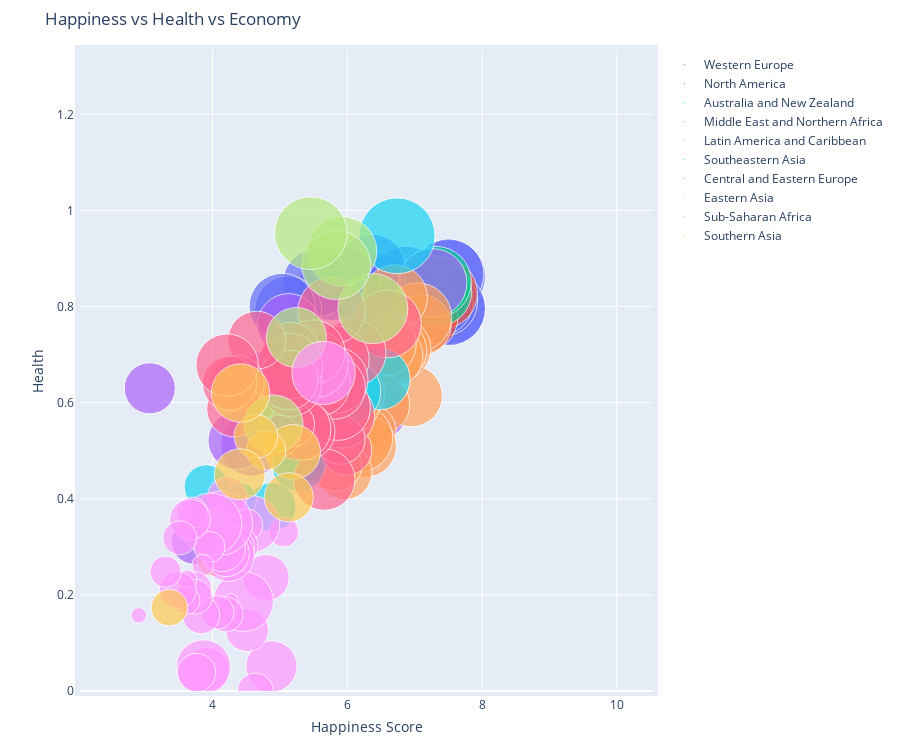

The cell this chart's notebook holds for it:
### Code cell
figure=bubbleplot(dataset=data_2016, x_column='Happiness Score',y_column='Health (Life Expectancy)',x_title='Happiness Score',y_title='Health',bubble_column='Country',size_column='Economy (GDP per Capita)',color_column='Region',title='Happiness vs Health vs Economy',x_logscale=False,scale_bubble=1,height=750)
py.iplot(figure)

### Figure 1 — Plotly figure (JSON) as saved in the notebook; plotly's stock layout.template omitted (floating-point values rounded to 4 significant figures)
{"data": [{"marker": {"size": [1.442, 1.527, 1.427, 1.577, 1.406, 1.465, 1.452, 1.45, 1.448, 1.425, 1.483, 1.698, 1.403, 1.308, 1.395, 1.343, 1.355, 1.311, 1.319, 1.276, 1.249], "sizemode": "area", "sizeref": 0.0005701}, "mode": "markers", "name": "Western Europe", "text": ["Denmark", "Switzerland", "Iceland", "Norway", "Finland", "Netherlands", "Sweden", "Austria", "Germany", "Belgium", "Ireland", "Luxembourg", "United Kingdom", "Malta", "France", "Spain", "Italy", "North Cyprus", "Cyprus", "Portugal", "Greece"], "type": "scatter", "x": [7.526, 7.509, 7.501, 7.498, 7.413, 7.339, 7.291, 7.119, 6.994, 6.929, 6.907, 6.871, 6.725, 6.488, 6.478, 6.361, 5.977, 5.771, 5.546, 5.123, 5.033], "y": [0.795, 0.863, 0.8673, 0.7958, 0.8109, 0.8123, 0.8312, 0.8056, 0.8149, 0.8196, 0.8145, 0.8454, 0.8099, 0.8032, 0.8379, 0.879, 0.851, 0.8414, 0.8488, 0.7936, 0.8003]}, {"marker": {"size": [1.44, 1.508], "sizemode": "area", "sizeref": 0.0005701}, "mode": "markers", "name": "North America", "text": ["Canada", "United States"], "type": "scatter", "x": [7.404, 7.104], "y": [0.8276, 0.779]}, {"marker": {"size": [1.361, 1.444], "sizemode": "area", "sizeref": 0.0005701}, "mode": "markers", "name": "Australia and New Zealand", "text": ["New Zealand", "Australia"], "type": "scatter", "x": [7.334, 7.313], "y": [0.831, 0.8512]}, {"marker": {"size": [1.338, 1.574, 1.49, 1.824, 1.053, 1.617, 1.44, 1.067, 1.165, 0.9967, 0.8406, 1.123, 0.9772, 1.118, 0.6702, 1.075, 0.9539, 0.5794, 0.7472], "sizemode": "area", "sizeref": 0.0005701}, "mode": "markers", "name": "Middle East and Northern Africa", "text": ["Israel", "United Arab Emirates", "Saudi Arabia", "Qatar", "Algeria", "Kuwait", "Bahrain", "Libya", "Turkey", "Jordan", "Morocco", "Lebanon", "Tunisia", "Iran", "Palestinian Territories", "Iraq", "Egypt", "Yemen", "Syria"], "type": "scatter", "x": [7.267, 6.573, 6.379, 6.375, 6.355, 6.239, 6.218, 5.615, 5.389, 5.303, 5.151, 5.129, 5.045, 4.813, 4.754, 4.575, 4.362, 3.724, 3.069], "y": [0.8492, 0.7299, 0.5927, 0.7172, 0.618, 0.6357, 0.657, 0.523, 0.6472, 0.6071, 0.5947, 0.7617, 0.5958, 0.6423, 0.5684, 0.5108, 0.5212, 0.3105, 0.6299]}, {"marker": {"size": [1.069, 1.359, 1.088, 1.115, 1.217, 1.183, 1.151, 1.182, 1.03, 0.8345, 1.097, 1.326, 1.134, 0.8737, 0.6938, 0.9731, 0.8762, 0.7942, 0.996, 0.8937, 0.8933, 1.028, 0.6943, 0.341], "sizemode": "area", "sizeref": 0.0005701}, "mode": "markers", "name": "Latin America and Caribbean", "text": ["Costa Rica", "Puerto Rico", "Brazil", "Mexico", "Chile", "Panama", "Argentina", "Uruguay", "Colombia", "Guatemala", "Suriname", "Trinidad and Tobago", "Venezuela", "El Salvador", "Nicaragua", "Ecuador", "Belize", "Bolivia", "Peru", "Paraguay", "Jamaica", "Dominican Republic", "Honduras", "Haiti"], "type": "scatter", "x": [7.087, 7.039, 6.952, 6.778, 6.705, 6.701, 6.65, 6.545, 6.481, 6.324, 6.269, 6.168, 6.084, 6.068, 5.992, 5.976, 5.956, 5.822, 5.743, 5.538, 5.51, 5.155, 4.871, 4.028], "y": [0.7615, 0.7776, 0.6141, 0.7114, 0.8188, 0.7084, 0.6971, 0.7218, 0.5966, 0.5404, 0.5093, 0.5261, 0.619, 0.596, 0.6521, 0.6861, 0.4557, 0.4697, 0.6299, 0.5829, 0.5947, 0.5767, 0.5838, 0.2749]}, {"marker": {"size": [1.646, 1.089, 1.251, 0.951, 0.8122, 0.7404, 0.6804, 0.3411, 0.556], "sizemode": "area", "sizeref": 0.0005701}, "mode": "markers", "name": "Southeastern Asia", "text": ["Singapore", "Thailand", "Malaysia", "Indonesia", "Philippines", "Vietnam", "Laos", "Myanmar", "Cambodia"], "type": "scatter", "x": [6.739, 6.474, 6.005, 5.314, 5.279, 5.061, 4.876, 4.395, 3.907], "y": [0.9472, 0.6492, 0.6237, 0.4937, 0.4704, 0.6616, 0.3829, 0.3988, 0.4249]}, {"marker": {"size": [1.309, 1.28, 0.7359, 1.229, 0.6918, 1.232, 1.246, 1.269, 1.131, 1.299, 1.08, 1.218, 1.17, 1.28, 1.186, 0.9014, 1.124, 0.5604, 1.034, 0.9338, 1.078, 1.241, 1.019, 0.4884, 0.9553, 0.8609, 0.8729, 0.8379, 1.113], "sizemode": "area", "sizeref": 0.0005701}, "mode": "markers", "name": "Central and Eastern Europe", "text": ["Czech Republic", "Slovakia", "Uzbekistan", "Kazakhstan", "Moldova", "Russia", "Poland", "Lithuania", "Belarus", "Slovenia", "Turkmenistan", "Latvia", "Romania", "Estonia", "Croatia", "Kosovo", "Azerbaijan", "Kyrgyzstan", "Serbia", "Bosnia and Herzegovina", "Montenegro", "Hungary", "Macedonia", "Tajikistan", "Albania", "Armenia", "Ukraine", "Georgia", "Bulgaria"], "type": "scatter", "x": [6.596, 6.078, 5.987, 5.919, 5.897, 5.856, 5.835, 5.813, 5.802, 5.768, 5.658, 5.56, 5.528, 5.517, 5.488, 5.401, 5.291, 5.185, 5.177, 5.163, 5.161, 5.145, 5.121, 4.996, 4.655, 4.36, 4.324, 4.252, 4.217], "y": [0.7638, 0.7037, 0.5016, 0.5739, 0.5231, 0.5899, 0.6906, 0.6467, 0.631, 0.7915, 0.4401, 0.6395, 0.676, 0.681, 0.7052, 0.54, 0.545, 0.5545, 0.6458, 0.7077, 0.6353, 0.6761, 0.6474, 0.5312, 0.7301, 0.6408, 0.5863, 0.6403, 0.6781]}, {"marker": {"size": [1.397, 1.38, 1.359, 1.511, 1.028, 0.9885], "sizemode": "area", "sizeref": 0.0005701}, "mode": "markers", "name": "Eastern Asia", "text": ["Taiwan", "Japan", "South Korea", "Hong Kong", "China", "Mongolia"], "type": "scatter", "x": [6.379, 5.921, 5.835, 5.458, 5.245, 4.907], "y": [0.7956, 0.9149, 0.8864, 0.9528, 0.7356, 0.5547]}, {"marker": {"size": [1.144, 0, 0.2556, 0.7522, 0.612, 0.3649, 0.9329, 0.525, 0.2928, 1.024, 0.5227, 0.6311, 0.05661, 0.7711, 0.4431, 0.6139, 0.3504, 0.08709, 0.6307, 1.159, 0.3129, 1.094, 0.2751, 0.5551, 0.8473, 0.1327, 0.3939, 0.4221, 0.32, 0.3472, 0.2795, 0.4716, 0.1071, 0.2241, 0.3285, 0.395, 0.2812, 0.06831], "sizemode": "area", "sizeref": 0.0005701}, "mode": "markers", "name": "Sub-Saharan Africa", "text": ["Mauritius", "Somalia", "Somaliland Region", "Nigeria", "Zambia", "Sierra Leone", "Namibia", "Cameroon", "Ethiopia", "South Africa", "Kenya", "Ghana", "Congo (Kinshasa)", "Congo (Brazzaville)", "Senegal", "Mauritania", "Zimbabwe", "Malawi", "Sudan", "Gabon", "Mali", "Botswana", "Comoros", "Ivory Coast", "Angola", "Niger", "South Sudan", "Chad", "Burkina Faso", "Uganda", "Madagascar", "Tanzania", "Liberia", "Guinea", "Rwanda", "Benin", "Togo", "Burundi"], "type": "scatter", "x": [5.648, 5.44, 5.057, 4.875, 4.795, 4.635, 4.574, 4.513, 4.508, 4.459, 4.356, 4.276, 4.272, 4.236, 4.219, 4.201, 4.193, 4.156, 4.139, 4.121, 4.073, 3.974, 3.956, 3.916, 3.866, 3.856, 3.832, 3.763, 3.739, 3.739, 3.695, 3.666, 3.622, 3.607, 3.515, 3.484, 3.303, 2.905], "y": [0.6619, 0.1147, 0.3311, 0.05108, 0.2357, 0, 0.3474, 0.127, 0.3458, 0.1861, 0.3015, 0.2968, 0.188, 0.2821, 0.4046, 0.2864, 0.1595, 0.2936, 0.2976, 0.3494, 0.1635, 0.3475, 0.2998, 0.04476, 0.04991, 0.2616, 0.1578, 0.03824, 0.213, 0.1963, 0.3711, 0.357, 0.2316, 0.1883, 0.3186, 0.2103, 0.2481, 0.1575]}, {"marker": {"size": [0.8527, 0.6882, 0.4463, 0.5418, 0.9732, 0.7404, 0.3823], "sizemode": "area", "sizeref": 0.0005701}, "mode": "markers", "name": "Southern Asia", "text": ["Bhutan", "Pakistan", "Nepal", "Bangladesh", "Sri Lanka", "India", "Afghanistan"], "type": "scatter", "x": [5.196, 5.132, 4.793, 4.643, 4.415, 4.404, 3.36], "y": [0.4976, 0.4031, 0.5007, 0.5299, 0.6201, 0.4509, 0.1734]}], "layout": {"height": 750, "hovermode": "closest", "margin": {"b": 50, "pad": 5, "t": 50}, "showlegend": true, "title": {"text": "Happiness vs Health vs Economy"}, "xaxis": {"autorange": false, "range": [2.033, 10.54], "title": {"text": "Happiness Score"}}, "yaxis": {"autorange": false, "range": [0, 1.334], "title": {"text": "Health"}}}}
